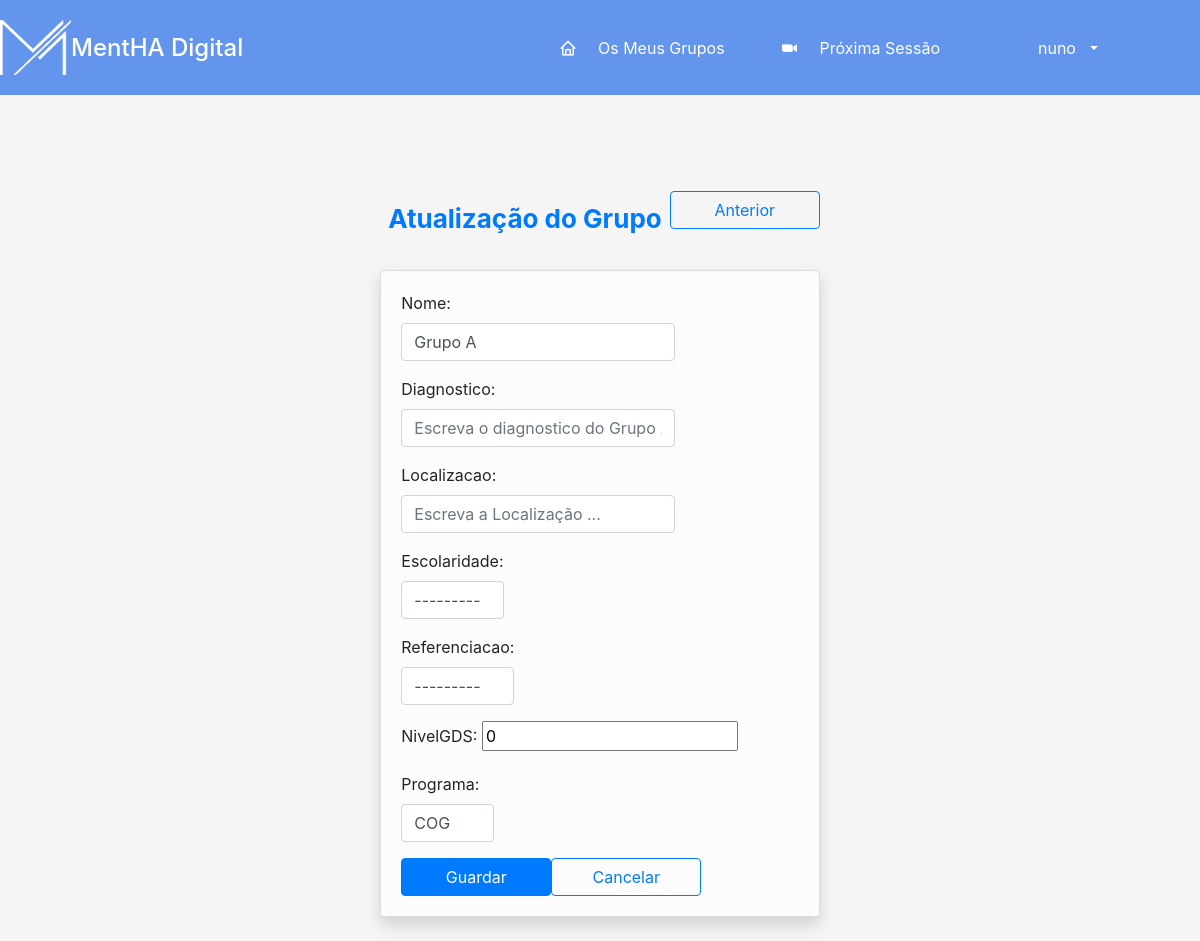
The page /diario/update_groups/52 (signed in) on the database its author committed.
### diario/models.py (models this page shows, shortened)
class Grupo(models.Model):
    opEscolaridade = (
        ("0-4", "0-4"),
        ("5-9", "5-9"),
        ("10-12", "10-12"),
        ("12+", "12+")
    )
    opPrograma = (
        ("CARE", "CARE"),
        ("COG", "COG"),
    )
    nome = models.CharField(max_length=20)
    diagnostico = models.ForeignKey(Doenca, on_delete=models.CASCADE, null=True, blank=True)
    localizacao = models.CharField(max_length=20, default="", null=True, blank=True)
    escolaridade = models.CharField(max_length=20, choices=opEscolaridade, default="", blank=True, null=True)
    referenciacao = models.ForeignKey(Reference, on_delete=models.CASCADE, null=True, blank=True)
    nivelGDS = models.IntegerField(default=0)
    programa = models.CharField(max_length=20, choices=opPrograma, default="CARE", blank=True, null=True)

class Reference(models.Model):
    nome = models.CharField(max_length=20, default="")
    def __str__(self):
        return f'{self.nome}'

### diario/decorators.py (the view)
        def wrapper(request, *args, **kwargs):
            if request.user.groups.filter(name__in=groups).exists() or 'Todos' in groups:
                return function(request, *args, **kwargs)
            else:
                raise Http404

### diario/forms.py
class GrupoForm(ModelForm):
    class Meta:
        model = Grupo
        fields = '__all__'
        widgets = {
            'nome': TextInput(attrs={'class': 'form-control', 'placeholder': 'Escreva o nome do Grupo ...'}),
            'diagnostico': TextInput(
                attrs={'class': 'form-control', 'placeholder': 'Escreva o diagnostico do Grupo ...'}),
            'localizacao': TextInput(attrs={'class': 'form-control', 'placeholder': 'Escreva a Localização ...'}),
            'escolaridade': Select(attrs={'class': 'form-control'}),
            'referenciacao': Select(attrs={'class': 'form-control'}),
            'programa': Select(attrs={'class': 'form-control'}),
        }

### diario/views.py (called while the page is built)
@login_required(login_url='diario:login')
@check_user_able_to_see_page('Todos')
def update_groups(request, grupo_id):
    grupo = Grupo.objects.get(pk=grupo_id)
    formGrupo = GrupoForm(request.POST or None, instance=grupo)
    if formGrupo.is_valid():
        formGrupo.save()
        return HttpResponseRedirect(reverse('diario:grupo_details', args=(grupo_id,)))
    contexto = {
        'grupo_id': grupo_id,
        'formGrupo': formGrupo
    }
    return render(request, "diario/update_groups.html", contexto)

### diario/templates/diario/update_groups.html (shortened to what this page needs)
{% extends 'diario/base.html' %}
{% load static %}
{% block main %}
<div id="wrapper">
    <div class="d-flex flex-column" id="content-wrapper">
        <div id="content">
            <div class="container-fluid">
                <div class="container text-start">
                    <div class="row">
                        <div class="col align-self-center">
                            <div style="display: flex;flex-direction: row;justify-content: space-between">
                                <div class="card-body" style="padding: 8px">
                                    <p class="text-primary m-0 fw-bold"
                                       style="margin: 5px; font-size: 26px">Atualização do Grupo</p>
                                </div>
                                <div>
                                    <form action="{% url 'diario:grupo_details' grupo_id %}">
                                        <button type="submit" class="btn btn-outline-primary" style="width: 150px">
                                            Anterior
                                        </button>
                                    </form>
                                </div>
                            </div>
                        </div>
                    </div>
                </div>
                <div class="container text-start">
                    <div class="row">
                        <div class="col align-self-center">
                            <div class="card shadow">
                                <div class="card-body">
                                    <form action="{% url 'diario:grupo_details' grupo_id %}" method="post"
                                          style="justify-items: start">
                                        {{ formGrupo.as_p }}
                                        <div style="display: flex;flex-direction: row;justify-content: space-between">
                                            <div>
                                                <button type="submit" class="btn btn-primary" style="width: 150px">
                                                    Guardar
                                                </button>
                                            </div>
                                            <div>
                                                <form action="{% url 'diario:grupo_details' grupo_id %}">
                                                    <button type="submit" class="btn btn-outline-primary"
                                                            style="width: 150px">
                                                        Cancelar
                                                    </button>
                                                </form>
                                            </div>
                                        </div>
                                    </form>
                                </div>
                            </div>
                        </div>
                    </div>
                </div>
            </div>
        </div>
    </div>
</div>
{% endblock %}

### diario/templates/diario/base.html (shortened to what this page needs)
<!DOCTYPE html>
{% load static %}
<html lang="pt">
<head>
    <link href="https://cdn.jsdelivr.net/npm/bootstrap@5.2.0/dist/css/bootstrap.min.css" rel="stylesheet"
>
    <link href='https://unpkg.com/boxicons@2.0.7/css/boxicons.min.css' rel='stylesheet'>
    <link rel="stylesheet" href="https://cdn.jsdelivr.net/npm/bootstrap@4.0.0/dist/css/bootstrap.min.css">
    <link href="{% static 'diario/style.css'%}?{% now 'U' %}" rel="stylesheet">
</head>
<body id="layout">
    <div class="sidebar">
        <div class="logo-details">
            <img src="{% static 'diario/img/mentha-logo.png' %}" alt=""
                 style="width:20%;">
            <span class="logo_name">MentHA Digital</span>
        </div>
            <div class="nav-links max-left">
                <a href="{% url 'diario:dashboard_Care' %}" class="active">
                    <i class="bx bx-home"></i>
                    <span class="links_name">Os Meus Grupos</span>
                </a>
            </div>
            <div class="nav-links">
                {% block menu %}
                <a href="{% url 'diario:nextSession' %}">
                    <i class='bx bxl-zoom'></i>
                    <span class="links_name">Próxima Sessão</span>
                </a>
                {% endblock %}
            </div>
            <div class="profile-details nav-links">
                    <a class="nav-link dropdown-toggle" href="#" role="button" data-bs-toggle="dropdown"
                    aria-expanded="false">
                        <span class="admin_name">{{ request.user }}</span>
                    </a>
            </div>
    </div>
    <div id="content">
        {% block main %}
        {% endblock main %}
    </div>
</body>
</html>

### diario/static/diario/style.css (style rules this page uses)
#layout { background-color: rgba(0, 0, 0, 0.04); }
.card { background-color: rgba(255, 255, 255, 0.65); }
.form-control { margin: auto; }
#content { display:flex; flex-direction: row; align-items: flex-start; justify-content: center; }
#layout { display: grid; grid-template-columns: 1fr; grid-template-rows: 95px 1fr; }
.sidebar { display: flex; flex-direction: row; height: 100%; background: cornflowerblue; transition: all 0.5s ease; align-items: center; gap: 35px; }
.nav-links { color: white; }
.container-fluid { max-width: 120ch; }
.sidebar .nav-links a { height: 100%; width: 100%; display: flex; align-items: center; text-decoration: none; transition: all 0.4s ease; }
.sidebar .nav-links i { min-width: 60px; text-align: center; font-size: 18px; }
.sidebar .logo-details { height: 80px; display: flex; align-items: center; }
.profile-details { display: flex; align-items: center; border-radius: 6px; height: 50px; min-width: 190px; padding: 0 15px 0 2px; }
.profile-details .admin_name { margin: 0 10px; white-space: nowrap; }
.sidebar a:link, .sidebar a:visited { color: white; background-color: transparent; text-decoration: none; }
.max-left { margin-left: auto; }
.sidebar .logo-details .logo_name { color: #fff; font-size: 24px; font-weight: 500; }
body { height: 100vh; }

### rows shown on the page
Grupo: nome "Grupo A", escolaridade "---------", referenciacao "---------", nivelGDS "0", programa "COG"

### other values the page prints
{{ request.user }} "nuno"
